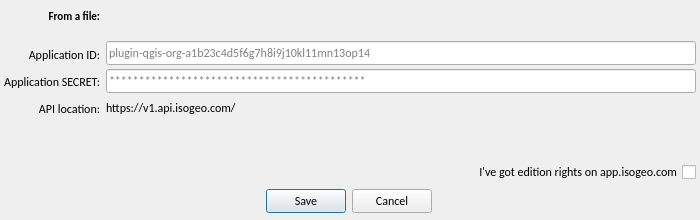
<?xml version="1.0" encoding="UTF-8"?>
<ui version="4.0">
 <class>dlg_form_auth_prompt</class>
 <widget class="QDialog" name="dlg_form_auth_prompt">
  <property name="enabled">
   <bool>true</bool>
  </property>
  <property name="geometry">
   <rect>
    <x>0</x>
    <y>0</y>
    <width>700</width>
    <height>220</height>
   </rect>
  </property>
  <property name="sizePolicy">
   <sizepolicy hsizetype="Fixed" vsizetype="Fixed">
    <horstretch>0</horstretch>
    <verstretch>0</verstretch>
   </sizepolicy>
  </property>
  <property name="minimumSize">
   <size>
    <width>700</width>
    <height>220</height>
   </size>
  </property>
  <property name="maximumSize">
   <size>
    <width>700</width>
    <height>220</height>
   </size>
  </property>
  <property name="windowTitle">
   <string>Isogeo authentication settings</string>
  </property>
  <property name="windowIcon">
   <iconset>
    <normaloff>:/plugins/Isogeo/resources/settings/key.svg</normaloff>:/plugins/Isogeo/resources/settings/key.svg</iconset>
  </property>
  <property name="locale">
   <locale language="English" country="UnitedStates"/>
  </property>
  <layout class="QGridLayout" name="gridLayout">
   <property name="sizeConstraint">
    <enum>QLayout::SetMaximumSize</enum>
   </property>
   <property name="leftMargin">
    <number>4</number>
   </property>
   <property name="topMargin">
    <number>4</number>
   </property>
   <property name="rightMargin">
    <number>4</number>
   </property>
   <property name="bottomMargin">
    <number>4</number>
   </property>
   <property name="horizontalSpacing">
    <number>0</number>
   </property>
   <property name="verticalSpacing">
    <number>4</number>
   </property>
   <item row="2" column="0">
    <layout class="QVBoxLayout" name="verticalLayout_2" stretch="0,0,0,0">
     <property name="spacing">
      <number>4</number>
     </property>
     <property name="leftMargin">
      <number>0</number>
     </property>
     <property name="topMargin">
      <number>0</number>
     </property>
     <property name="rightMargin">
      <number>0</number>
     </property>
     <property name="bottomMargin">
      <number>0</number>
     </property>
     <item>
      <layout class="QHBoxLayout" name="horizontalLayout">
       <property name="spacing">
        <number>6</number>
       </property>
       <item>
        <layout class="QVBoxLayout" name="verticalLayout">
         <property name="spacing">
          <number>4</number>
         </property>
         <item>
          <widget class="QLabel" name="lbl_browse_credentials">
           <property name="sizePolicy">
            <sizepolicy hsizetype="Minimum" vsizetype="Expanding">
             <horstretch>0</horstretch>
             <verstretch>0</verstretch>
            </sizepolicy>
           </property>
           <property name="minimumSize">
            <size>
             <width>0</width>
             <height>23</height>
            </size>
           </property>
           <property name="maximumSize">
            <size>
             <width>16777215</width>
             <height>30</height>
            </size>
           </property>
           <property name="font">
            <font>
             <family>Calibri</family>
             <pointsize>8</pointsize>
             <weight>75</weight>
             <bold>true</bold>
            </font>
           </property>
           <property name="locale">
            <locale language="English" country="UnitedStates"/>
           </property>
           <property name="text">
            <string>From a file:</string>
           </property>
           <property name="scaledContents">
            <bool>true</bool>
           </property>
           <property name="alignment">
            <set>Qt::AlignRight|Qt::AlignTrailing|Qt::AlignVCenter</set>
           </property>
           <property name="textInteractionFlags">
            <set>Qt::NoTextInteraction</set>
           </property>
          </widget>
         </item>
         <item>
          <spacer name="verticalSpacer_2">
           <property name="orientation">
            <enum>Qt::Vertical</enum>
           </property>
           <property name="sizeType">
            <enum>QSizePolicy::MinimumExpanding</enum>
           </property>
           <property name="sizeHint" stdset="0">
            <size>
             <width>20</width>
             <height>10</height>
            </size>
           </property>
          </spacer>
         </item>
         <item>
          <widget class="QLabel" name="lbl_app_id">
           <property name="sizePolicy">
            <sizepolicy hsizetype="Minimum" vsizetype="Expanding">
             <horstretch>0</horstretch>
             <verstretch>0</verstretch>
            </sizepolicy>
           </property>
           <property name="minimumSize">
            <size>
             <width>0</width>
             <height>23</height>
            </size>
           </property>
           <property name="maximumSize">
            <size>
             <width>16777215</width>
             <height>25</height>
            </size>
           </property>
           <property name="font">
            <font>
             <family>Calibri</family>
            </font>
           </property>
           <property name="layoutDirection">
            <enum>Qt::LeftToRight</enum>
           </property>
           <property name="locale">
            <locale language="English" country="UnitedStates"/>
           </property>
           <property name="text">
            <string>Application ID:</string>
           </property>
           <property name="alignment">
            <set>Qt::AlignRight|Qt::AlignTrailing|Qt::AlignVCenter</set>
           </property>
           <property name="textInteractionFlags">
            <set>Qt::NoTextInteraction</set>
           </property>
          </widget>
         </item>
         <item>
          <widget class="QLabel" name="lbl_app_id_2">
           <property name="sizePolicy">
            <sizepolicy hsizetype="Minimum" vsizetype="Expanding">
             <horstretch>0</horstretch>
             <verstretch>0</verstretch>
            </sizepolicy>
           </property>
           <property name="minimumSize">
            <size>
             <width>0</width>
             <height>23</height>
            </size>
           </property>
           <property name="maximumSize">
            <size>
             <width>16777215</width>
             <height>25</height>
            </size>
           </property>
           <property name="font">
            <font>
             <family>Calibri</family>
            </font>
           </property>
           <property name="layoutDirection">
            <enum>Qt::LeftToRight</enum>
           </property>
           <property name="locale">
            <locale language="English" country="UnitedStates"/>
           </property>
           <property name="text">
            <string>Application SECRET:</string>
           </property>
           <property name="alignment">
            <set>Qt::AlignRight|Qt::AlignTrailing|Qt::AlignVCenter</set>
           </property>
           <property name="textInteractionFlags">
            <set>Qt::NoTextInteraction</set>
           </property>
          </widget>
         </item>
         <item>
          <widget class="QLabel" name="lbl_api_url">
           <property name="sizePolicy">
            <sizepolicy hsizetype="Minimum" vsizetype="Expanding">
             <horstretch>0</horstretch>
             <verstretch>0</verstretch>
            </sizepolicy>
           </property>
           <property name="minimumSize">
            <size>
             <width>0</width>
             <height>23</height>
            </size>
           </property>
           <property name="maximumSize">
            <size>
             <width>16777215</width>
             <height>25</height>
            </size>
           </property>
           <property name="font">
            <font>
             <family>Calibri</family>
            </font>
           </property>
           <property name="layoutDirection">
            <enum>Qt::LeftToRight</enum>
           </property>
           <property name="locale">
            <locale language="English" country="UnitedStates"/>
           </property>
           <property name="text">
            <string>API location:</string>
           </property>
           <property name="alignment">
            <set>Qt::AlignRight|Qt::AlignTrailing|Qt::AlignVCenter</set>
           </property>
           <property name="textInteractionFlags">
            <set>Qt::NoTextInteraction</set>
           </property>
          </widget>
         </item>
        </layout>
       </item>
       <item>
        <layout class="QVBoxLayout" name="verticalLayout_3">
         <property name="spacing">
          <number>4</number>
         </property>
         <item>
          <widget class="QgsFileWidget" name="btn_browse_credentials">
           <property name="sizePolicy">
            <sizepolicy hsizetype="Expanding" vsizetype="Expanding">
             <horstretch>0</horstretch>
             <verstretch>0</verstretch>
            </sizepolicy>
           </property>
           <property name="minimumSize">
            <size>
             <width>0</width>
             <height>23</height>
            </size>
           </property>
           <property name="maximumSize">
            <size>
             <width>690</width>
             <height>30</height>
            </size>
           </property>
           <property name="toolTip">
            <string>Pick your credentials file</string>
           </property>
           <property name="locale">
            <locale language="English" country="UnitedStates"/>
           </property>
           <property name="fileWidgetButtonVisible">
            <bool>true</bool>
           </property>
           <property name="dialogTitle">
            <string>Locate the Isogeo API credentials file</string>
           </property>
           <property name="filter">
            <string notr="true">*.json</string>
           </property>
           <property name="defaultRoot">
            <string notr="true"/>
           </property>
          </widget>
         </item>
         <item>
          <spacer name="verticalSpacer">
           <property name="orientation">
            <enum>Qt::Vertical</enum>
           </property>
           <property name="sizeType">
            <enum>QSizePolicy::MinimumExpanding</enum>
           </property>
           <property name="sizeHint" stdset="0">
            <size>
             <width>20</width>
             <height>10</height>
            </size>
           </property>
          </spacer>
         </item>
         <item>
          <widget class="QLineEdit" name="ent_app_id">
           <property name="enabled">
            <bool>true</bool>
           </property>
           <property name="sizePolicy">
            <sizepolicy hsizetype="Expanding" vsizetype="Expanding">
             <horstretch>0</horstretch>
             <verstretch>0</verstretch>
            </sizepolicy>
           </property>
           <property name="minimumSize">
            <size>
             <width>0</width>
             <height>23</height>
            </size>
           </property>
           <property name="maximumSize">
            <size>
             <width>690</width>
             <height>25</height>
            </size>
           </property>
           <property name="font">
            <font>
             <family>Calibri</family>
            </font>
           </property>
           <property name="autoFillBackground">
            <bool>false</bool>
           </property>
           <property name="locale">
            <locale language="English" country="UnitedStates"/>
           </property>
           <property name="readOnly">
            <bool>true</bool>
           </property>
           <property name="placeholderText">
            <string notr="true">plugin-qgis-org-a1b23c4d5f6g7h8i9j10kl11mn13op14</string>
           </property>
          </widget>
         </item>
         <item>
          <widget class="QLineEdit" name="ent_app_secret">
           <property name="sizePolicy">
            <sizepolicy hsizetype="Expanding" vsizetype="Expanding">
             <horstretch>0</horstretch>
             <verstretch>0</verstretch>
            </sizepolicy>
           </property>
           <property name="minimumSize">
            <size>
             <width>0</width>
             <height>23</height>
            </size>
           </property>
           <property name="maximumSize">
            <size>
             <width>690</width>
             <height>25</height>
            </size>
           </property>
           <property name="font">
            <font>
             <family>Calibri</family>
            </font>
           </property>
           <property name="autoFillBackground">
            <bool>false</bool>
           </property>
           <property name="locale">
            <locale language="English" country="UnitedStates"/>
           </property>
           <property name="echoMode">
            <enum>QLineEdit::PasswordEchoOnEdit</enum>
           </property>
           <property name="readOnly">
            <bool>true</bool>
           </property>
           <property name="placeholderText">
            <string notr="true">*******************************************</string>
           </property>
          </widget>
         </item>
         <item>
          <widget class="QLabel" name="lbl_api_url_value">
           <property name="sizePolicy">
            <sizepolicy hsizetype="Expanding" vsizetype="Expanding">
             <horstretch>0</horstretch>
             <verstretch>0</verstretch>
            </sizepolicy>
           </property>
           <property name="minimumSize">
            <size>
             <width>0</width>
             <height>23</height>
            </size>
           </property>
           <property name="maximumSize">
            <size>
             <width>583</width>
             <height>25</height>
            </size>
           </property>
           <property name="font">
            <font>
             <family>Calibri</family>
             <weight>50</weight>
             <bold>false</bold>
            </font>
           </property>
           <property name="autoFillBackground">
            <bool>false</bool>
           </property>
           <property name="locale">
            <locale language="English" country="UnitedStates"/>
           </property>
           <property name="text">
            <string notr="true">https://v1.api.isogeo.com/</string>
           </property>
           <property name="openExternalLinks">
            <bool>true</bool>
           </property>
           <property name="textInteractionFlags">
            <set>Qt::LinksAccessibleByMouse|Qt::TextSelectableByMouse</set>
           </property>
          </widget>
         </item>
        </layout>
       </item>
      </layout>
     </item>
     <item>
      <spacer name="verticalSpacer_3">
       <property name="orientation">
        <enum>Qt::Vertical</enum>
       </property>
       <property name="sizeType">
        <enum>QSizePolicy::MinimumExpanding</enum>
       </property>
       <property name="sizeHint" stdset="0">
        <size>
         <width>20</width>
         <height>10</height>
        </size>
       </property>
      </spacer>
     </item>
     <item>
      <widget class="QCheckBox" name="chb_isogeo_editor">
       <property name="minimumSize">
        <size>
         <width>690</width>
         <height>20</height>
        </size>
       </property>
       <property name="maximumSize">
        <size>
         <width>690</width>
         <height>20</height>
        </size>
       </property>
       <property name="font">
        <font>
         <family>Calibri</family>
        </font>
       </property>
       <property name="layoutDirection">
        <enum>Qt::RightToLeft</enum>
       </property>
       <property name="text">
        <string>I've got edition rights on app.isogeo.com</string>
       </property>
       <property name="icon">
        <iconset>
         <normaloff>:/plugins/Isogeo/resources/users_blue.svg</normaloff>:/plugins/Isogeo/resources/users_blue.svg</iconset>
       </property>
      </widget>
     </item>
     <item>
      <widget class="QDialogButtonBox" name="btn_ok_cancel">
       <property name="minimumSize">
        <size>
         <width>690</width>
         <height>30</height>
        </size>
       </property>
       <property name="maximumSize">
        <size>
         <width>690</width>
         <height>30</height>
        </size>
       </property>
       <property name="font">
        <font>
         <family>Calibri</family>
        </font>
       </property>
       <property name="focusPolicy">
        <enum>Qt::StrongFocus</enum>
       </property>
       <property name="locale">
        <locale language="English" country="UnitedStates"/>
       </property>
       <property name="orientation">
        <enum>Qt::Horizontal</enum>
       </property>
       <property name="standardButtons">
        <set>QDialogButtonBox::Cancel|QDialogButtonBox::Save</set>
       </property>
       <property name="centerButtons">
        <bool>true</bool>
       </property>
      </widget>
     </item>
    </layout>
   </item>
   <item row="0" column="0">
    <layout class="QVBoxLayout" name="msgbar_vlayout">
     <property name="spacing">
      <number>4</number>
     </property>
    </layout>
   </item>
  </layout>
 </widget>
 <customwidgets>
  <customwidget>
   <class>QgsFileWidget</class>
   <extends>QWidget</extends>
   <header>qgsfilewidget.h</header>
  </customwidget>
 </customwidgets>
 <resources/>
 <connections>
  <connection>
   <sender>btn_ok_cancel</sender>
   <signal>accepted()</signal>
   <receiver>dlg_form_auth_prompt</receiver>
   <slot>accept()</slot>
   <hints>
    <hint type="sourcelabel">
     <x>248</x>
     <y>254</y>
    </hint>
    <hint type="destinationlabel">
     <x>157</x>
     <y>274</y>
    </hint>
   </hints>
  </connection>
  <connection>
   <sender>btn_ok_cancel</sender>
   <signal>rejected()</signal>
   <receiver>dlg_form_auth_prompt</receiver>
   <slot>reject()</slot>
   <hints>
    <hint type="sourcelabel">
     <x>316</x>
     <y>260</y>
    </hint>
    <hint type="destinationlabel">
     <x>286</x>
     <y>274</y>
    </hint>
   </hints>
  </connection>
 </connections>
</ui>
